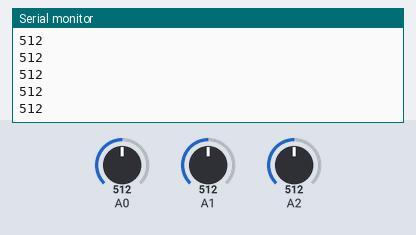
This sketch was run on a simulated Arduino Uno, built with avr-gcc and run on an emulated ATmega328P. Shown: the last lines printed to the serial monitor. The inputs (shaded band) are chosen by the test bench; at power-on: A0 = 512, A2 = 512, A1 = 512.

Above: at 1.2 s.
1.3 s: A0 set to 716
At 2.2 s:
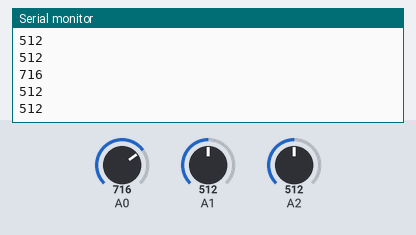
2.8 s: A2 set to 716
At 3.3 s:
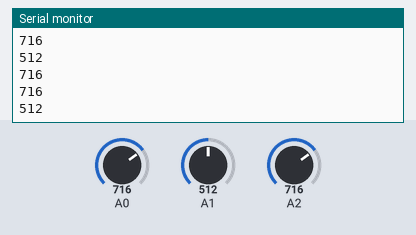
4.3 s: A1 set to 306
At 5.3 s:
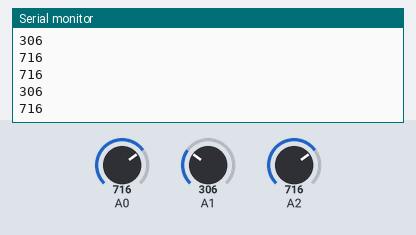
5.8 s: A0 set to 900
At 6.5 s:
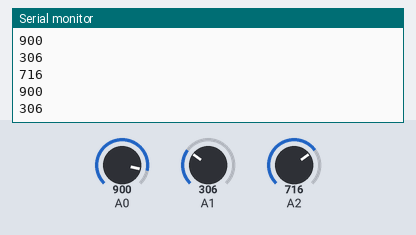
7.3 s: A1 set to 122
At 8.0 s:
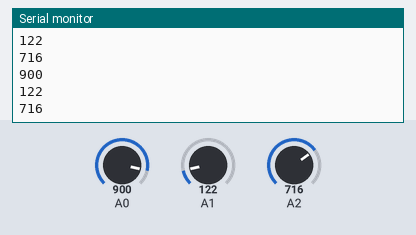
8.8 s: A2 set to 511
At 9.3 s:
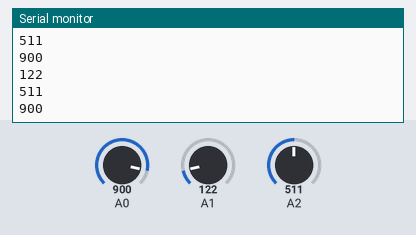
Timing chart, 0 to 11.3 s (numbered marks = the images above; inputs shaded):
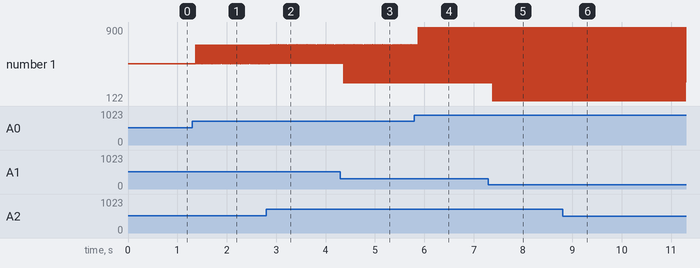

The sketch:

sketch_dec23b.ino
```cpp
void setup() {
  pinMode(A0, INPUT);
  pinMode(A1, INPUT);
  pinMode(A2, INPUT);
  Serial.begin(9600);
}

void loop() {
  int sensorValue0 = analogRead(A0);
  int sensorValue1 = analogRead(A1);
  int sensorValue2 = analogRead(A2);
  Serial.println(sensorValue0);
  Serial.println(sensorValue1);
  Serial.println(sensorValue2);

}
```

Measured:
- after the input at 1.3 s, the serial monitor: prints a new line after 0.07 s (image 1)
- after the input at 4.3 s, the serial monitor: prints a new line after 0.07 s (image 3)
- after the input at 5.8 s, the serial monitor: prints a new line after 0.08 s (image 4)
- after the input at 7.3 s, the serial monitor: prints a new line after 0.08 s (image 5)
- after the input at 8.8 s, the serial monitor: prints a new line after 0.09 s (image 6)
